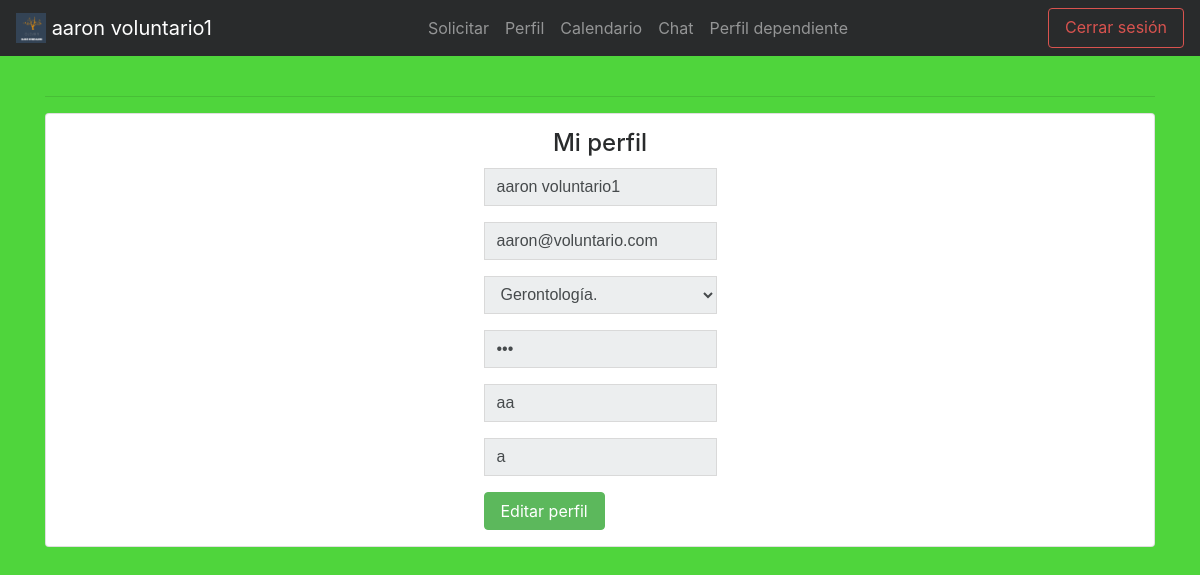
Screenshot of /ver_perfil_voluntario.php (signed in) with the database file from the repository.
### tables this page shows
CREATE TABLE `voluntario` (
  `Nombre` varchar(100) NOT NULL,
  `Titulacion` varchar(100) NOT NULL,
  `Numero_socio` int(100) NOT NULL,
  `Password` varchar(11) DEFAULT NULL,
  `Correo` varchar(50) NOT NULL,
  `descripcion` varchar(5000) NOT NULL,
  `experiencia` varchar(500) NOT NULL
);

### ver_perfil_voluntario.php (the view, shortened to what this page needs)
<?php
include_once "funciones.php";
$conexion = conectar();
$voluntario = $_SESSION['usuario'];
?>
<html lang="es">
<head>
    <link rel="stylesheet" href="css/bootstrap.css">
</head>
<body style="background-color: #4FD53C;">
    <?php
    $sql = "SELECT * FROM voluntario WHERE Correo=:Correo";
    $consulta = $conexion->prepare($sql);
    $consulta->execute([":Correo" => $voluntario->Correo]);
    $voluntario_consulta = $consulta->fetch(PDO::FETCH_OBJ);
    ?>
    <div class="container">
        <br>
        <hr>
        <div class="card bg-light">
            <article class="card-body mx-auto" style="max-width: 400px;">
                <h4 class="card-title mt-3 text-center">Mi perfil</h4>
                <form>
                    <div class="form-group input-group">
                        <input id="Nombre" name="Nombre" class="form-control" type="text" value="<?php echo $voluntario_consulta->Nombre ?>" disabled>
                    </div>
                    <div class="form-group input-group">
                        <input name="correo" id="correo" class="form-control" placeholder="Correo Electronico" type="email" value="<?php echo $voluntario_consulta->Correo ?>" disabled>
                    </div>
                    <div class="form-group input-group">
                        <select class="form-control" id="titulacion" disabled>
                            <option selected=""> <?php echo $voluntario_consulta->Titulacion ?></option>
                        </select>
                    </div>
                    <div class="form-group input-group">
                        <input class="form-control" id="password" placeholder="Create password" type="password" value="<?php echo $voluntario_consulta->Password ?>" disabled>
                    </div>
                    <div class="form-group input-group">
                        <input class="form-control" id="descripcion" type="text" value="<?php echo $voluntario_consulta->descripcion ?>" disabled>
                    </div>
                    <div class="form-group input-group">
                        <input class="form-control" id="experiencia" type="text" value="<?php echo $voluntario_consulta->experiencia ?>" disabled>
                    </div>
                    <div class="form-group">
                        <a href="editar_perfil_voluntario.php" type="button" class="btn btn-success">Editar perfil</a>
                    </div>
                </form>
            </article>
        </div>
    </div>
</body>
</html>

### rows the page displays
voluntario: Nombre "aaron voluntario1", correo "aaron@voluntario.com", Titulacion "Gerontología.", descripcion "aa", experiencia "a"

### other values shown
$voluntario->Nombre "aaron voluntario1"
